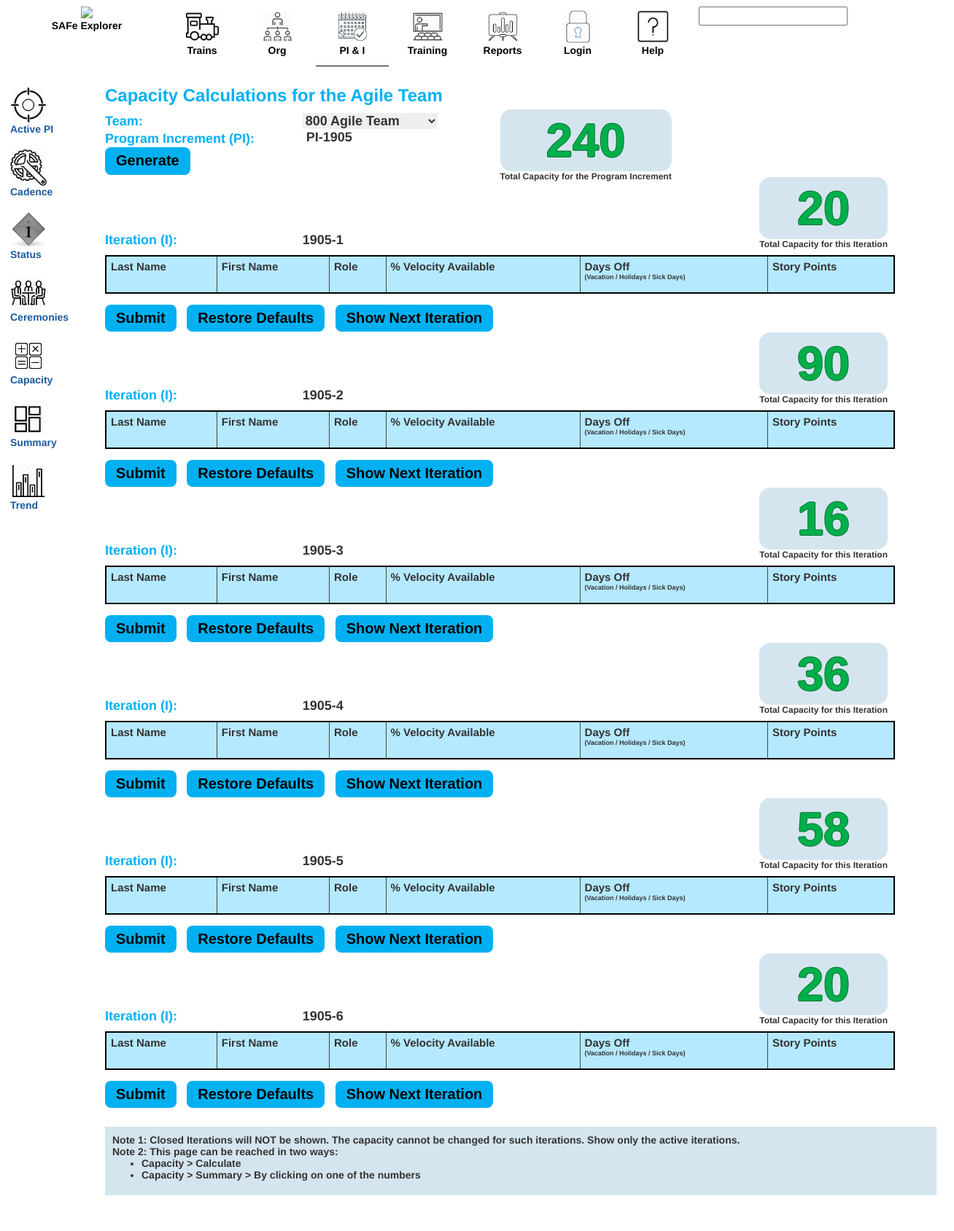
Screenshot of /piplanning_capacity.php with the database file from the repository.
### tables this page shows
CREATE TABLE `cadence` (
  `sequence` int(11) NOT NULL,
  `PI_id` varchar(255) NOT NULL,
  `iteration_id` varchar(255) NOT NULL,
  `start_date` date NOT NULL,
  `end_date` date NOT NULL,
  `duration` int(5) DEFAULT NULL,
  `safe_comments` varchar(255) DEFAULT NULL,
  `release_overlay` varchar(255) DEFAULT NULL,
  `comments` varchar(255) DEFAULT NULL
);

CREATE TABLE `capacity` (
  `id` int(11) NOT NULL,
  `team_id` varchar(25) NOT NULL,
  `team_name` varchar(40) NOT NULL,
  `program_increment` varchar(25) NOT NULL,
  `iteration_1` int(11) NOT NULL,
  `iteration_2` int(11) NOT NULL,
  `iteration_3` int(11) NOT NULL,
  `iteration_4` int(11) NOT NULL,
  `iteration_5` int(11) NOT NULL,
  `iteration_6` int(11) NOT NULL,
  `total` int(11) NOT NULL
);

### piplanning_capacity.php (the view, shortened to what this page needs)
<?php
  include("./nav.php");
  global $db;
  $sql = "SELECT PI_id, iteration_id, sequence
          FROM `cadence`
          WHERE start_date <= '" . date("Y-m-d") . "'
          AND end_date >= '". date("Y-m-d") . "';";
  $result = $db->query($sql);
  if ($result->num_rows > 0) {
    $row = $result->fetch_assoc();
    $program_increment = $row["PI_id"];
    $iteration = $row["iteration_id"];
    $sequence = $row["sequence"];
  }
  if (!isset($_POST['select-team']) && !isset($_POST['current-team-selected'])) {
    $sql = "SELECT team_id FROM `capacity` where program_increment='".$program_increment."' LIMIT 1;";
    $result = $db->query($sql);
    if ($result->num_rows > 0) {
        $row = $result->fetch_assoc();
        $selected_team = $row["team_id"];
    }
  }
  ?>
<div class="right-content">
    <div class="container">
      <h3 style=" color: #01B0F1; font-weight: bold;">Capacity Calculations for the Agile Team</h3>
      <table width="95%">
        <tr>
          <td width="25%" style="vertical-align: top; font-weight: bold; color: #01B0F1; line-height: 130%; font-size: 18px;">
            <form method="post" action="#">
            Team: &emsp; <br/>
            Program Increment (PI): &emsp; <br/>
              <input type="submit" id="capacity-button-blue" name="submit0" value="Generate">
          </td>
          <td  style="vertical-align: top; font-weight: bold; line-height: 130%;  font-size: 18px;" width="25%">
            <select name="select-team" onchange="this.form.submit()" style="border: 0; text-align: left;">
            <?php
              $sql = "SELECT team_id, parent_name, team_name FROM `trains_and_teams` where type='AT';";
              $result = $db->query($sql);
              if ($result->num_rows > 0) {
                  while ($row = $result->fetch_assoc()) {
                    if ( trim($selected_team) == trim($row["team_id"]) ) {
                      echo '<option value="'.$row["team_id"].'" selected>'.$row["team_name"].'</option>';
                    } else {
                      echo '<option value="'.$row["team_id"].'">'.$row["team_name"].'</option>';
                    }
                  }
              }
              ?>
            </select>
          </form><br/>
          <?php
            echo "&nbsp;".$program_increment."<br/>";
          ?>
          </td>
          <td width="50%"  style="font-weight: bold;">
            <?php
              $sql = "SELECT * FROM `capacity` WHERE program_increment='".$program_increment."' AND team_id='".$selected_team."'";
              $result = $db->query($sql);
              if ($result->num_rows > 0) {
                  $row = $result->fetch_assoc();
                  if (isset($teamcapacity)  && !isset($_POST['restore'])  && !isset($_POST['submit0'])){
                    $icapacity = array_sum($teamcapacity);
                    $totalcapacity = $row["total"] + ($icapacity - $row["iteration_".substr($iteration, -1)]);
                  } else {
                    $icapacity = $row["iteration_".substr($iteration, -1)];
                    $totalcapacity = $row["total"];
                  }
              }
            ?>
             <div style="float: left; margin-right: 10px;  text-align: center; font-size: 12px;">
               <div id="capacity-calc-bignum" name="totalcap"> <?php echo $totalcapacity  ?></div>
               Total Capacity for the Program Increment
             </div>
          </td>
        </tr>
      </table>
      <?php
        for ($it = 1; $it <= 6; $it++) {
          $iteration = str_replace('PI-', '', $program_increment). "-" . $it;
          echo "<table width=\"95%\">";
          echo "<tr>";
          echo "<td width=\"25%\" style=\"vertical-align: bottom; font-weight: bold;
                                  color: #01B0F1; line-height: 130%;
                                  font-size: 18px;\">";
          echo "Iteration (I): &emsp; <br/>";
          echo "</td>";
          echo "<td  style=\"vertical-align: bottom; font-weight: bold;
                            line-height: 130%;  font-size: 18px;\" width=\"25%\">";
          echo $iteration . "<br/>";
          echo "</td>";
          echo "<td width=\"50%\"  style=\"font-weight: bold;\">";
          echo "<div style=\"float: right; margin-right: 10px; text-align: center; font-size: 12px;\">";
          echo "<div id=\"capacity-calc-bignum\" name=\"icap\">" . $icapacity . "</div>";
          echo "Total Capacity for this Iteration";
          echo "</div>";
          echo "</td>";
          echo "</tr>";
          echo "<tr>";
          echo "<td colspan=\"3\">";
          echo "<form method=\"post\" action=\"#\" id=\"maincap\">";
          echo "<table id=\"info\" cellpadding=\"2px\" cellspacing=\"0\"
          border=\"0\" class=\"capacity-table\" width=\"100%\" style=\"width: 100%;
          clear: both; font-size: 15px; margin: 8px 0 15px 0\">";
          echo "<thead>";
          echo "<tr id=\"capacity-table-first-row\">";
          echo "<th id=\"capacity-table-td\">Last Name</th>";
          echo "<th id=\"capacity-table-td\">First Name</th>";
          echo "<th id=\"capacity-table-td\">Role</th>";
          echo "<th id=\"capacity-table-td\">% Velocity Available</th>";
          echo "<th id=\"capacity-table-td\">Days Off <br/><p style=\"font-size: 9px;\">(Vacation / Holidays / Sick Days)</p></th>";
          echo "<th id=\"capacity-table-td\">Story Points</th>";
          echo "</thead>";
          echo "</tr>";
          $sql = "SELECT * FROM `capacity` WHERE program_increment='".$program_increment."' AND team_id='".$selected_team."'";
          $result = $db->query($sql);
          if ($result->num_rows > 0) {
              $row = $result->fetch_assoc();
              if (isset($teamcapacity)  && !isset($_POST['restore'])  && !isset($_POST['submit0'])){
                $icapacity = array_sum($teamcapacity);
                $totalcapacity = $row["total"] + ($icapacity - $row["iteration_".substr($iteration, -1)]);
              } else {
                $icapacity = $row["iteration_".substr($iteration, -1)];
              }
          }
          echo "
            </tbody>
            <tfoot>
            </tfoot>
            </table>
            <input type=\"submit\" id=\"capacity-button-blue\" name=\"submit0\" value=\"Submit\">
            <input type=\"submit\" id=\"capacity-button-blue\" name=\"restore\" value=\"Restore Defaults\">
            <input type=\"button\" id=\"capacity-button-blue\" name=\"showNext\" onclick=\"scrollWin();\" value=\"Show Next Iteration\">
            <input type=\"hidden\" name=\"current-team-selected\" value=\"". $selected_team ."?>\">
            <input type=\"hidden\" name=\"current-sequence\" value=\"". $sequence ."?>\">
            </form>
            </td>
            </tr>
            </table>";
        }
      ?>
      <div id="capacity-footnote">
        Note 1: Closed Iterations will NOT be shown.  The capacity cannot be changed for such iterations.  Show only the active iterations.<br/>
        Note 2: This page can be reached in two ways:
        <ul>
          <li>Capacity > Calculate</li>
          <li>Capacity > Summary > By clicking on one of the numbers</li>
        </ul>
      </div>
  </div>
<?php include("./footer.php"); ?>

### rows the page displays
cadence: PI "PI-1905", PI "1905-1", iteration.iteration_5 "20", PI "1905-2", PI.iteration_1 "90", PI "1905-3", PI.iteration_2 "16", PI "1905-4", PI.iteration_3 "36", PI "1905-5", PI.iteration_4 "58", PI "1905-6", PI.iteration_5 "20"
capacity: total "240"

### other values shown
form field select-team "800 Agile Team"
